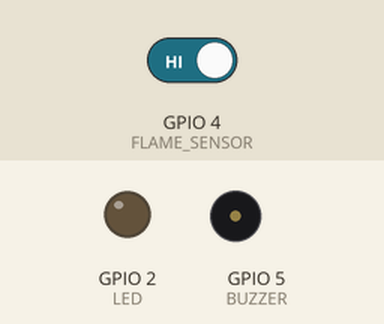
Simulated run of this sketch. Board: ESP32. On the bench: output pins drawn as LEDs (lit = HIGH), buzzer (waves = sounding, pin HIGH). The test bench sets the inputs (shaded band); at power-on: GPIO 4 (FLAME_SENSOR) HIGH. WiFi joins after 1.5 s; servers stay silent unless stated; what the sketch prints to the serial monitor is not drawn.

Above: at 3.0 s.
3.1 s: GPIO 4 (FLAME_SENSOR) driven LOW
At 4.5 s:
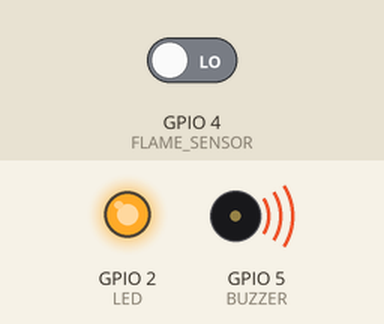
4.8 s: GPIO 4 (FLAME_SENSOR) driven HIGH
At 5.7 s:
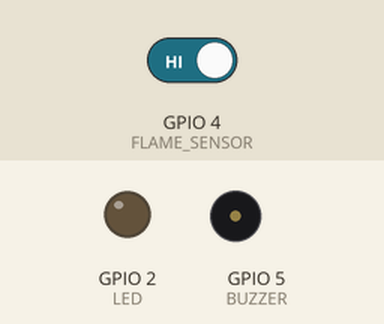
Timing chart, 0 to 7.8 s (numbered marks = the images above; inputs shaded):
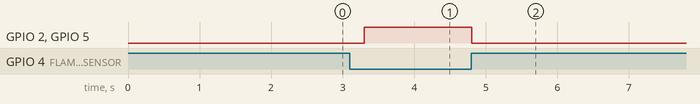

The sketch:

fire_alert.ino
```cpp
/***************************************************
 * 🔥 FIRE ALERT SYSTEM (ESP32 + BLYNK IoT)
 * -----------------------------------------------
 * Author: Atharva Tripathi
 * Description: Detects fire using a flame sensor,
 * activates buzzer + LED, and sends instant
 * push notifications via Blynk IoT Cloud.
 ***************************************************/

#define BLYNK_TEMPLATE_ID "TMPL3_PDnMSWZ"
#define BLYNK_TEMPLATE_NAME "FIRE ALERT SYSTEM"
#define BLYNK_AUTH_TOKEN "iP0LCbOJpzfJZhR_c8iRDKEUbBKDF_37"

#include <WiFi.h>
#include <BlynkSimpleEsp32.h>

// 🔹 Replace with your Wi-Fi credentials
char ssid[] = "At";          // WiFi Name
char pass[] = "12345678";    // WiFi Password

// 🔹 Hardware pin definitions
#define FLAME_SENSOR 4
#define LED 2
#define BUZZER 5

// 🔹 Optional: Prevent multiple notifications per fire event
bool fireDetected = false;

void setup() {
  Serial.begin(115200);

  pinMode(FLAME_SENSOR, INPUT);
  pinMode(LED, OUTPUT);
  pinMode(BUZZER, OUTPUT);

  Serial.println("Connecting to WiFi...");
  Blynk.begin(BLYNK_AUTH_TOKEN, ssid, pass);
  Serial.println("✅ Connected to Blynk Cloud");
}

void loop() {
  Blynk.run();

  int fireState = digitalRead(FLAME_SENSOR);

  if (fireState == LOW) { // LOW means flame detected
    if (!fireDetected) {
      fireDetected = true;
      Serial.println("🔥 Fire Detected!");
      digitalWrite(LED, HIGH);
      digitalWrite(BUZZER, HIGH);

      // 🔔 Instant Push Notification
      Blynk.notify("🔥 Fire Detected in your system! Take immediate action!");
    }
  } else {
    if (fireDetected) {
      fireDetected = false;
      Serial.println("✅ Safe Area");
      digitalWrite(LED, LOW);
      digitalWrite(BUZZER, LOW);
    }
  }

  delay(500); // Check sensor twice per second
}
```

Measured:
- after the input at 3.1 s, GPIO 2 (LED), GPIO 5 (BUZZER): LOW → HIGH after 0.21 s
- after the input at 4.8 s, GPIO 2 (LED), GPIO 5 (BUZZER): HIGH → LOW at once
